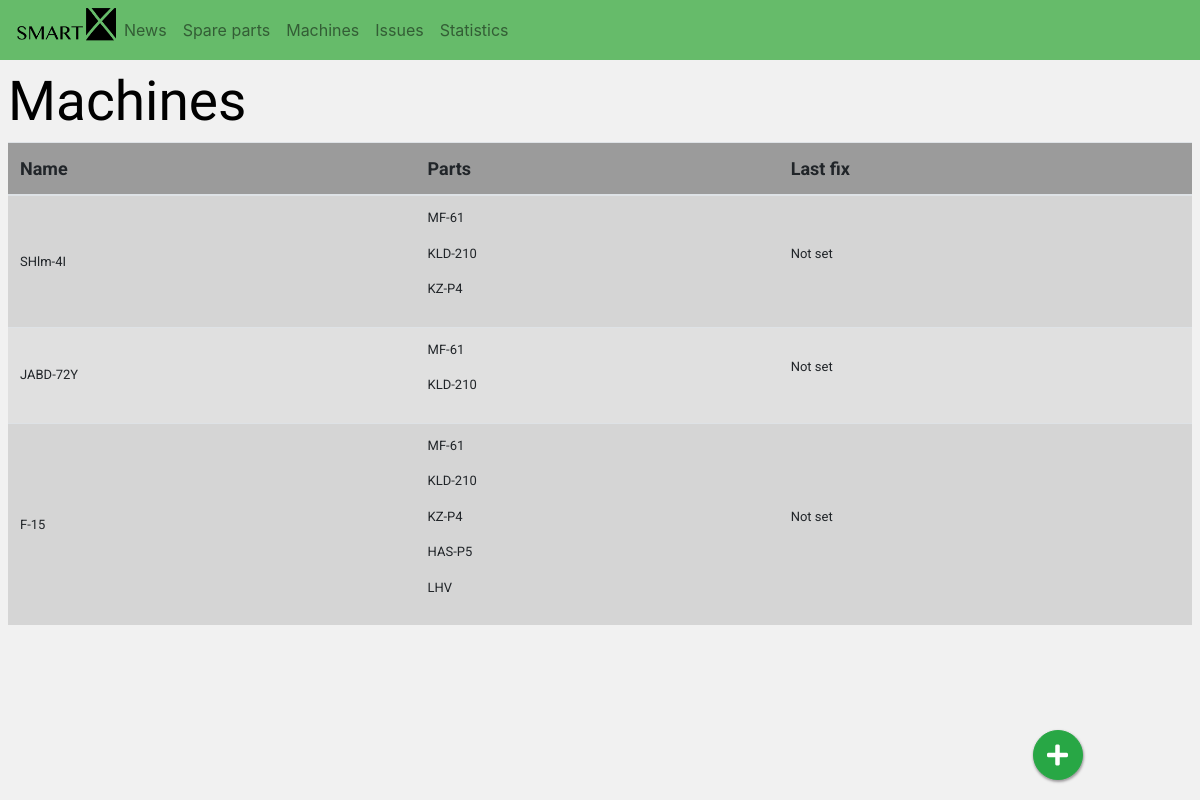
Page /machines/ on the committed database.
### AHLSROM/models.py (models this page shows)
class Machines(models.Model):
    id = models.AutoField(primary_key=True)
    name = models.CharField(max_length=60)
    parts = models.ManyToManyField(SpareParts)
    previous_fix_time = models.DateTimeField(blank=True,null=True)

class SpareParts(models.Model):
    id = models.AutoField(primary_key=True)
    counter = models.IntegerField()
    name = models.CharField(max_length=60)
    date_usage = models.DateTimeField(blank=True,null=True)

### AHLSROM/views.py (the view)
# urls.py: url(r'^machines/$', views.machines, name='machine'),
def machines(request):
    machines_list = Machines.objects.order_by('-name')
    context = {'machines_list': machines_list}
    return render(request, 'machines.html', context)

### templates/machines.html
{% extends 'base.html' %}
{% block content %}
    <h1 class="PageTitle">Machines</h1>
        {% if machines_list %}
            <div class="scrollMe">
            <table class="table fixed_header table-striped " style="font-family: 'Roboto', sans-serif;">
                <thead>
                    <tr style="font-size: 18px; align: center; vertical-align: middle; background-color:#9b9b9b;"  >
                          <th scope="col" style="vertical-align: middle; white-space: nowrap">Name</th>
                          <th scope="col" style="vertical-align: middle; white-space: nowrap">Parts</th>
                          <th scope="col" style="vertical-align: middle; white-space: nowrap">Last fix</th>
                    </tr>
                </thead>
                <tbody class="data_table">
                {% for machine in machines_list %}
                        <tr id="{{ machine.id }}">
                            <td  style="vertical-align: middle">{{ machine.name }}</td>
                            <td  style="vertical-align: middle;">
                                {% for part in machine.parts.all %}
                                    <p>{{ part.name }}</p>
                                {% endfor %}
                            </td>
                            <td align="left" style="vertical-align: middle">
                                {% if machine.previous_fix_time != None %}
                                    {{ machine.previous_fix_time }}
                                    {% else %}
                                    <p>Not set</p>
                                {% endif %}
                            </td>
                        </tr>
                    {% endfor %}
                 </tbody>
            </table>
            </div>
        {% else %}
            <div class="row w-100 p-3">
                <div align="middle" class="col-5">
                    <p>No Machines are available.</p>
                </div>
            </div>
        {% endif %}
        <div class="row justify-content-md-center button_right_fix fixed-bottom">
        <button type="button" id="add_button" class="btn btn-success btn-circle">
        <i class="fas fa-plus" style="font-size: x-large; padding-top: 3px;padding-bottom: 3px;"></i>
    </button>
    </div>
{% endblock %}

### static/Supreme.css (style rules this page uses)
body { background-color: #f1f1f1; }
h1 { text-align: left; margin-left: 0%; font-family: Arial, Helvetica, SansSerif; color: black; }
.button_right_fix { margin-bottom: 20px; margin-left: 75%; text-align: center; }
.btn-circle { width: 50px; height: 50px; text-align: center; box-shadow: 0.5px 1.5px 2.5px 0.5px rgba(158,155,158,1); border-radius: 25px; }
.table { height: 200px; background-color: #e0e0e0; table-layout: auto; font-size: small ; text-space: nowrap; }
.PageTitle { font-family: 'Source Sans Pro', sans-serif; font-size: 55px; }
.scrollMe { overflow-y: auto; overflow-x: auto; }

### rows in the picture
Machines: name "SHlm-4I", shows "Not set"
SpareParts: name "MF-61"
SpareParts: name "KLD-210"
SpareParts: name "KZ-P4"
Machines: name "JABD-72Y", shows "Not set"
Machines: name "F-15", shows "Not set"
SpareParts: name "HAS-P5"
SpareParts: name "LHV"
